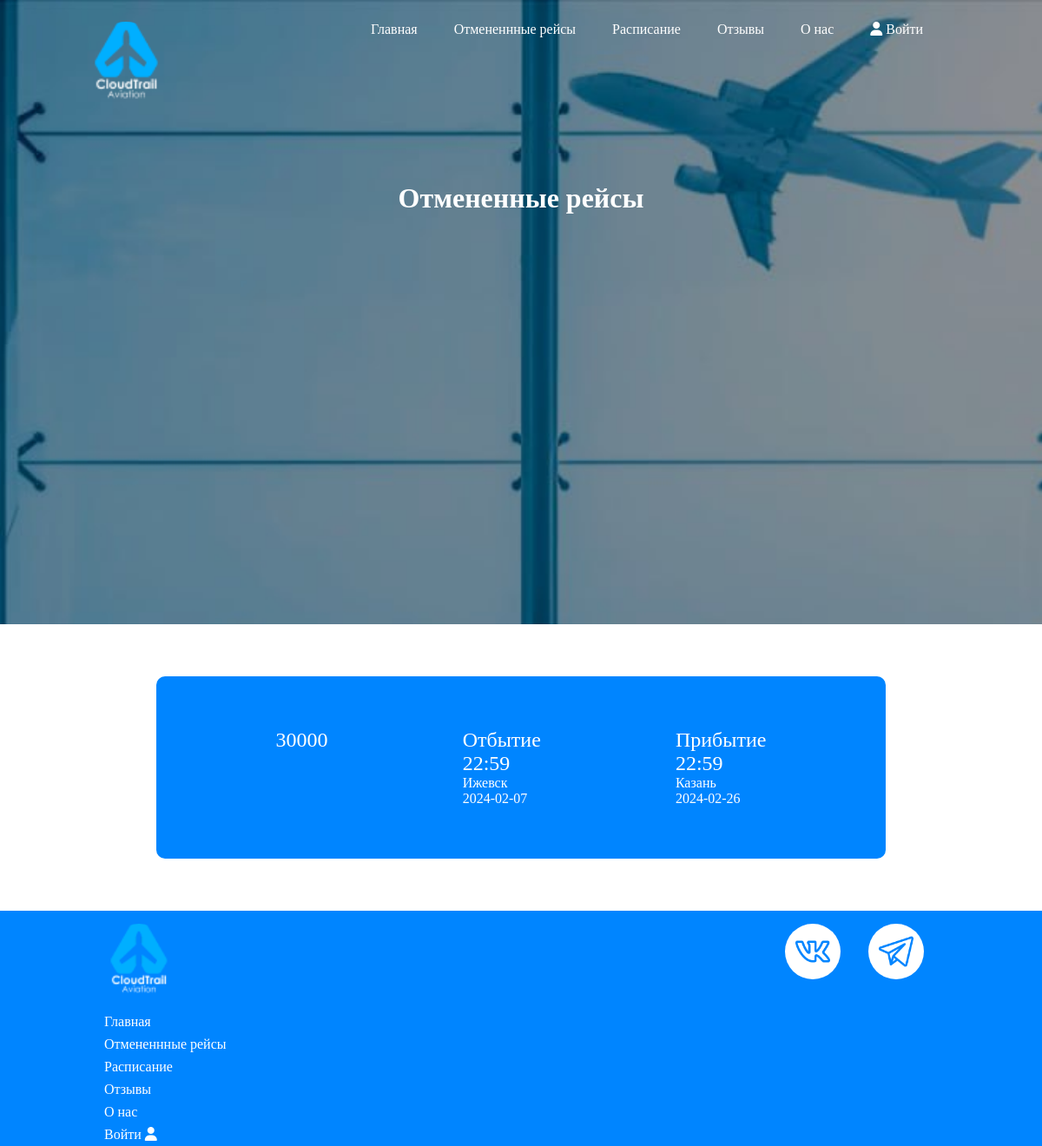
/pages/races.php, run on the app's committed database.
### tables this page shows
CREATE TABLE `flights` (
  `id` int NOT NULL,
  `whence` varchar(100) NOT NULL,
  `wheres` varchar(100) NOT NULL,
  `ddate` varchar(100) NOT NULL,
  `adate` varchar(100) NOT NULL,
  `etime` text NOT NULL,
  `atime` text NOT NULL,
  `price` int NOT NULL,
  `status` int NOT NULL DEFAULT '1'
);

### pages/races.php (the view, shortened to what this page needs)
<!DOCTYPE html>
<html lang="en">
<head>
    <link rel="stylesheet" type="text/css" href="../styles/styles.css">
</head>
<body>
    <div class="heads">
        <?php
        include_once '../controllers/header_menu_second.php';
        ?>
        <h1>Отмененные рейсы</h1>
    </div>
    <?php
    $str_out = "SELECT * FROM `flights` WHERE `status` = 5";
    $run_out = mysqli_query($connect, $str_out);
    $num_out = mysqli_num_rows($run_out);
    if ($num_out == 0) {
        echo "<h1 class='e-sad'>На данный момент отмененных рейсов нет!</h1>";
    }else {
        while ($flights = mysqli_fetch_array($run_out)) {
            echo "<div class='out out_schedule'>
            <div class='out_main'>
                <div class='out_price'>$flights[price]</div>
                <div>
                    <p class='out_price'>Отбытие</p>
                    <p class='out_price'>$flights[etime]</p>
                    <p>$flights[whence]</p>
                    <p>$flights[ddate]</p>
                </div>
                <div>
                    <p class='out_price'>Прибытие</p>
                    <p class='out_price'>$flights[atime]</p>
                    <p>$flights[wheres]</p>
                    <p>$flights[adate]</p>
                </div>
            </div>
        </div>";
        }
    }
    ?>
    <?php
        include_once '../controllers/footer.php';
    ?>
</body>
</html>

### styles/styles.css (style rules this page uses)
body { margin: 0px 0px 0px 0px; font-family: 'Century Gothic'; }
.heads { max-width:100%; height: 719px; background-image: url(../img/head.jpg); background-size: cover; background-repeat: no-repeat; background-position: center center; background-attachment: fixed; }
h1 { color: white; text-align: center; margin-top: 60px; margin-bottom: 110px; }
* { margin: 0; padding: 0; box-sizing: border-box; font-family: 'Century Gothic'; }
.out_main { display: flex; flex-direction: row; flex-wrap: wrap; justify-content: space-around; align-items: flex-start; }
.out { background-color: #0085FF; display: flex; flex-direction: column; margin: 0 15%; flex-wrap: wrap; border-radius: 10px; color: #fff; padding: 5%; margin-bottom: 5%; }
.out_price { font-size: 24px; }
.out_schedule { margin-top: 5%; }

### data on the page
flights: price "30000", etime "22:59", whence "Ижевск", ddate "2024-02-07", atime "22:59", wheres "Казань", adate "2024-02-26"
